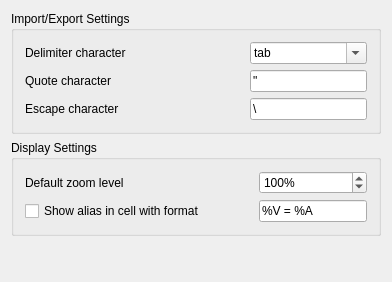
<?xml version="1.0" encoding="UTF-8"?>
<ui version="4.0">
 <class>SpreadsheetGui::DlgSettings</class>
 <widget class="QWidget" name="SpreadsheetGui::DlgSettings">
  <property name="geometry">
   <rect>
    <x>0</x>
    <y>0</y>
    <width>392</width>
    <height>282</height>
   </rect>
  </property>
  <property name="sizePolicy">
   <sizepolicy hsizetype="Minimum" vsizetype="Minimum">
    <horstretch>0</horstretch>
    <verstretch>0</verstretch>
   </sizepolicy>
  </property>
  <property name="windowTitle">
   <string>Spreadsheet</string>
  </property>
  <layout class="QGridLayout" name="gridLayout_2">
   <item row="1" column="0">
    <widget class="QGroupBox" name="groupBox1">
     <property name="title">
      <string>Display Settings</string>
     </property>
     <layout class="QGridLayout" name="gridLayout_3">
      <item row="1" column="0">
       <widget class="Gui::PreauracadheckBox" name="checkBoxShowAlias">
        <property name="toolTip">
         <string>Uses the custom presentation to display cell string</string>
        </property>
        <property name="text">
         <string>Show alias in cell with format</string>
        </property>
        <property name="prefEntry" stdset="0">
         <cstring>showAliasName</cstring>
        </property>
        <property name="prefPath" stdset="0">
         <cstring>Mod/Spreadsheet</cstring>
        </property>
       </widget>
      </item>
      <item row="0" column="2">
       <widget class="Gui::PrefSpinBox" name="dZLSpinBox">
        <property name="toolTip">
         <string>Defines a default zoom level for table view from 60% to 160%</string>
        </property>
        <property name="suffix">
         <string>%</string>
        </property>
        <property name="minimum">
         <number>60</number>
        </property>
        <property name="maximum">
         <number>160</number>
        </property>
        <property name="singleStep">
         <number>10</number>
        </property>
        <property name="value">
         <number>100</number>
        </property>
        <property name="prefEntry" stdset="0">
         <cstring>DefaultZoomLevel</cstring>
        </property>
        <property name="prefPath" stdset="0">
         <cstring>Mod/Spreadsheet</cstring>
        </property>
       </widget>
      </item>
      <item row="0" column="0">
       <widget class="QLabel" name="dZLLabel">
        <property name="text">
         <string>Default zoom level</string>
        </property>
       </widget>
      </item>
      <item row="1" column="2">
       <widget class="Gui::PrefLineEdit" name="formatString">
        <property name="toolTip">
         <string>The format of the custom cell string presentation.
Defaults to: %V = %A

%A - alias name
%V - cell value</string>
        </property>
        <property name="text">
         <string notr="true">%V = %A</string>
        </property>
        <property name="prefEntry" stdset="0">
         <cstring>DisplayAliasFormatString</cstring>
        </property>
        <property name="prefPath" stdset="0">
         <cstring>Mod/Spreadsheet</cstring>
        </property>
       </widget>
      </item>
      <item row="1" column="1">
       <spacer name="horizontalSpacer1">
        <property name="orientation">
         <enum>Qt::Horizontal</enum>
        </property>
        <property name="sizeHint" stdset="0">
         <size>
          <width>40</width>
          <height>20</height>
         </size>
        </property>
       </spacer>
      </item>
     </layout>
    </widget>
   </item>
   <item row="0" column="0">
    <widget class="QGroupBox" name="groupBox">
     <property name="title">
      <string>Import/Export Settings</string>
     </property>
     <layout class="QGridLayout" name="gridLayout">
      <item row="0" column="0">
       <widget class="QLabel" name="textLabel">
        <property name="sizePolicy">
         <sizepolicy hsizetype="Minimum" vsizetype="Preferred">
          <horstretch>0</horstretch>
          <verstretch>0</verstretch>
         </sizepolicy>
        </property>
        <property name="text">
         <string>Delimiter character</string>
        </property>
       </widget>
      </item>
      <item row="0" column="1">
       <spacer name="horizontalSpacer">
        <property name="orientation">
         <enum>Qt::Horizontal</enum>
        </property>
        <property name="sizeHint" stdset="0">
         <size>
          <width>40</width>
          <height>20</height>
         </size>
        </property>
       </spacer>
      </item>
      <item row="0" column="2">
       <widget class="Gui::PreauracadomboBox" name="delimiterComboBox">
        <property name="toolTip">
         <string>&lt;html&gt;&lt;head/&gt;&lt;body&gt;&lt;p&gt;Character to use as field delimiter.  Default is tab, but also commonly used are commas (,) and semicolons (;). Select from the list or enter your own in the field. Must be a single character or the words &lt;span style=&quot; font-style:italic;&quot;&gt;tab&lt;/span&gt;, &lt;span style=&quot; font-style:italic;&quot;&gt;comma&lt;/span&gt;, or &lt;span style=&quot; font-style:italic;&quot;&gt;semicolon&lt;/span&gt;.&lt;/p&gt;&lt;/body&gt;&lt;/html&gt;</string>
        </property>
        <property name="editable">
         <bool>true</bool>
        </property>
        <property name="currentText">
         <string notr="true">tab</string>
        </property>
        <property name="prefEntry" stdset="0">
         <cstring>ImportExportDelimiter</cstring>
        </property>
        <property name="prefPath" stdset="0">
         <cstring>Mod/Spreadsheet</cstring>
        </property>
        <item>
         <property name="text">
          <string>tab</string>
         </property>
        </item>
        <item>
         <property name="text">
          <string notr="true">;</string>
         </property>
        </item>
        <item>
         <property name="text">
          <string notr="true">,</string>
         </property>
        </item>
       </widget>
      </item>
      <item row="1" column="0">
       <widget class="QLabel" name="textLabel2">
        <property name="sizePolicy">
         <sizepolicy hsizetype="Minimum" vsizetype="Preferred">
          <horstretch>0</horstretch>
          <verstretch>0</verstretch>
         </sizepolicy>
        </property>
        <property name="text">
         <string>Quote character</string>
        </property>
       </widget>
      </item>
      <item row="1" column="2">
       <widget class="Gui::PrefLineEdit" name="quoteCharLineEdit">
        <property name="toolTip">
         <string>&lt;html&gt;&lt;head/&gt;&lt;body&gt;&lt;p&gt;Character used to delimit strings, typically is single quote (') or double quote (&amp;quot;). Must be a single character.&lt;/p&gt;&lt;/body&gt;&lt;/html&gt;</string>
        </property>
        <property name="whatsThis">
         <string/>
        </property>
        <property name="text">
         <string notr="true">&quot;</string>
        </property>
        <property name="prefEntry" stdset="0">
         <cstring>ImportExportQuoteCharacter</cstring>
        </property>
        <property name="prefPath" stdset="0">
         <cstring>Mod/Spreadsheet</cstring>
        </property>
       </widget>
      </item>
      <item row="2" column="0">
       <widget class="QLabel" name="textLabel3">
        <property name="sizePolicy">
         <sizepolicy hsizetype="Minimum" vsizetype="Preferred">
          <horstretch>0</horstretch>
          <verstretch>0</verstretch>
         </sizepolicy>
        </property>
        <property name="text">
         <string>Escape character</string>
        </property>
       </widget>
      </item>
      <item row="2" column="2">
       <widget class="Gui::PrefLineEdit" name="escapeCharLineEdit">
        <property name="toolTip">
         <string>&lt;html&gt;&lt;head/&gt;&lt;body&gt;&lt;p&gt;Escape character, typically the backslash (\), used to indicate special unprintable characters, e.g. \t = tab. Must be a single character.&lt;/p&gt;&lt;/body&gt;&lt;/html&gt;</string>
        </property>
        <property name="text">
         <string notr="true">\</string>
        </property>
        <property name="prefEntry" stdset="0">
         <cstring>ImportExportEscapeCharacter</cstring>
        </property>
        <property name="prefPath" stdset="0">
         <cstring>Mod/Spreadsheet</cstring>
        </property>
       </widget>
      </item>
     </layout>
    </widget>
   </item>
   <item row="2" column="0">
    <spacer name="verticalSpacer">
     <property name="orientation">
      <enum>Qt::Vertical</enum>
     </property>
     <property name="sizeHint" stdset="0">
      <size>
       <width>20</width>
       <height>20</height>
      </size>
     </property>
    </spacer>
   </item>
  </layout>
 </widget>
 <layoutdefault spacing="6" margin="11"/>
 <customwidgets>
  <customwidget>
   <class>Gui::PreauracadheckBox</class>
   <extends>QCheckBox</extends>
   <header>Gui/PrefWidgets.h</header>
  </customwidget>
  <customwidget>
   <class>Gui::PreauracadomboBox</class>
   <extends>QComboBox</extends>
   <header>Gui/PrefWidgets.h</header>
  </customwidget>
  <customwidget>
   <class>Gui::PrefSpinBox</class>
   <extends>QSpinBox</extends>
   <header>Gui/PrefWidgets.h</header>
  </customwidget>
  <customwidget>
   <class>Gui::PrefLineEdit</class>
   <extends>QLineEdit</extends>
   <header>Gui/PrefWidgets.h</header>
  </customwidget>
 </customwidgets>
 <tabstops>
  <tabstop>delimiterComboBox</tabstop>
  <tabstop>quoteCharLineEdit</tabstop>
  <tabstop>escapeCharLineEdit</tabstop>
  <tabstop>dZLSpinBox</tabstop>
  <tabstop>checkBoxShowAlias</tabstop>
  <tabstop>formatString</tabstop>
 </tabstops>
 <resources/>
 <connections/>
</ui>
